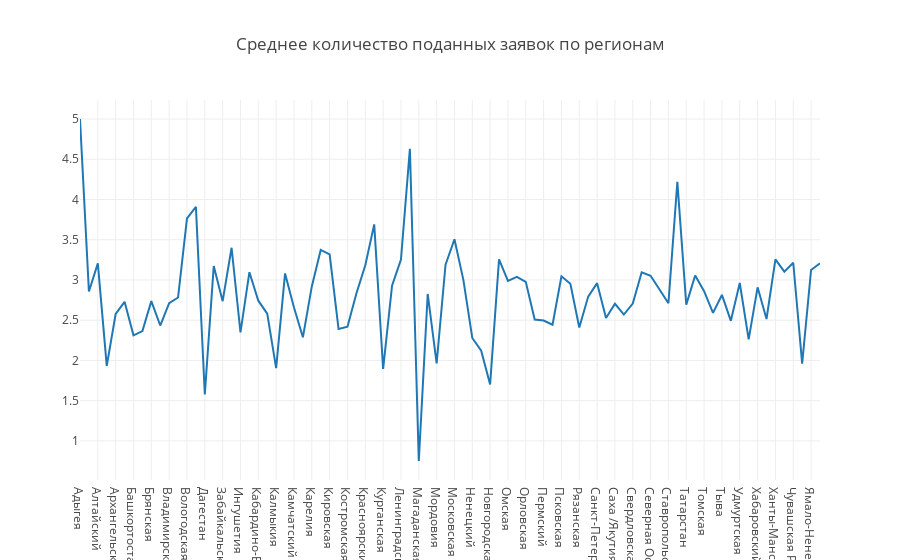

Notebook code cell kept with this figure:
### Code cell
trace0 = go.Scatter(
    x=region_df.index,
    y=region_df.SrZay,
    name='Среднее количество')

data = [trace0]
layout = {'title': 'Среднее количество поданных заявок по регионам'}

fig = go.Figure(data=data, layout=layout)
iplot(fig)

### Figure 1 — Plotly figure (JSON) as saved in the notebook; plotly's stock layout.template omitted (floating-point values rounded to 4 significant figures)
{"data": [{"name": "Среднее количество", "type": "scatter", "x": ["Адыгея", "Алтай", "Алтайский", "Амурская", "Архангельская", "Астраханская", "Башкортостан", "Белгородская", "Брянская", "Бурятия", "Владимирская", "Волгоградская", "Вологодская", "Воронежская", "Дагестан", "Еврейская", "Забайкальский", "Ивановская", "Ингушетия", "Иркутская", "Кабардино-Балкарская", "Калининградская", "Калмыкия", "Калужская", "Камчатский", "Карачаево-Черкесская", "Карелия", "Кемеровская", "Кировская", "Коми", "Костромская", "Краснодарский", "Красноярский", "Крым", "Курганская", "Курская", "Ленинградская", "Липецкая", "Магаданская", "Марий Эл", "Мордовия", "Москва", "Московская", "Мурманская", "Ненецкий", "Нижегородская", "Новгородская", "Новосибирская", "Омская", "Оренбургская", "Орловская", "Пензенская", "Пермский", "Приморский", "Псковская", "Ростовская", "Рязанская", "Самарская", "Санкт-Петербург", "Саратовская", "Саха /Якутия/", "Сахалинская", "Свердловская", "Севастополь", "Северная Осетия - Алания", "Смоленская", "Ставропольский", "Тамбовская", "Татарстан", "Тверская", "Томская", "Тульская", "Тыва", "Тюменская", "Удмуртская", "Ульяновская", "Хабаровский", "Хакасия", "Ханты-Мансийский Автономный округ - Югра", "Челябинская", "Чувашская Республика -", "Чукотский", "Ямало-Ненецкий", "Ярославская"], "y": [5, 2.856, 3.206, 1.932, 2.577, 2.728, 2.312, 2.364, 2.736, 2.434, 2.712, 2.782, 3.766, 3.908, 1.576, 3.172, 2.736, 3.4, 2.349, 3.096, 2.742, 2.582, 1.903, 3.081, 2.658, 2.287, 2.919, 3.373, 3.319, 2.391, 2.419, 2.831, 3.182, 3.69, 1.894, 2.929, 3.254, 4.63, 0.75, 2.826, 1.963, 3.189, 3.505, 3.002, 2.279, 2.121, 1.702, 3.256, 2.989, 3.038, 2.976, 2.508, 2.496, 2.443, 3.046, 2.953, 2.408, 2.793, 2.96, 2.528, 2.703, 2.57, 2.706, 3.095, 3.052, 2.872, 2.71, 4.219, 2.693, 3.055, 2.86, 2.59, 2.814, 2.492, 2.962, 2.262, 2.908, 2.515, 3.256, 3.102, 3.214, 1.96, 3.124, 3.207]}], "layout": {"title": "Среднее количество поданных заявок по регионам"}}
